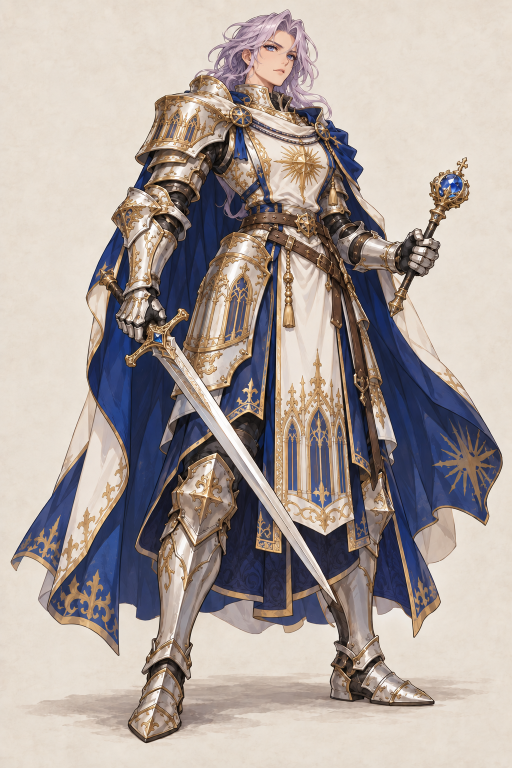
#> input picture design_assets/brenna paladin.png, 1024 x 1536 px, given in place of brenna_sprite.png, which was not available (shown at 1/2 size)
$ python prep_sprites.py
#> lines starting #> are read from the running program, lines starting #| are printed output that depends on the picture; pictures that were not available may be replaced by others from this repository, and a replacement may not be noted
"""Prepare runtime sprite textures from the supplied source art in design_assets/.

Trims the transparent margin (recorded in the manifest), premultiplies-safe downscales with a
Lanczos filter, and records the foot anchor so the renderer can plant the sprite on its tile.
The source PNGs are never modified. Run: python tools/assets/prep_sprites.py
"""
import json
from pathlib import Path
import numpy as np
from PIL import Image

ROOT = Path(__file__).resolve().parents[2]
SRC = ROOT / 'design_assets'
OUT = ROOT / 'public' / 'sprites'
PX_PER_UNIT = 300     # runtime texture pixels per world unit (tile = 1 unit)
PAD = 6               # transparent padding in runtime pixels

# Scale is set by anatomy, never by the image bounds (a halberd or a bow must not shrink its owner).
# Every entry gives, in SOURCE pixels, where the head top is; the foot line is the lowest opaque row.
#   stand: world foot-to-head-top height for a standing human. Recruits share STAND_RECRUIT so a
#          pikeman and an archer are the same height; the heroes are taller (Brenna, Dreg).
#   head : for the mounted cavalier there is no visible foot line, so the rider's head (top -> chin,
#          source pixels) is matched to the infantry's head size instead, then the horse and lance
#          simply come out at the size they were drawn.
# Recruit classes are drawn in blue and get a crimson variant for the red army by rotating only
# saturated blue pixels to red (steel, leather and skin are untouched). `feet` = source x-range of the
# boots where the automatic foot band would catch a weapon butt. The renderer reads everything from
# the manifest.
STAND_RECRUIT = 1.05
CHARS = {
    'brenna': dict(file='brenna_sprite.png', head_top=135, stand=1.25),
    'dreg': dict(file='dreg_sprite.png', head_top=90, stand=1.3),
    'pikeman': dict(file='pikeman_sprite.png', head_top=495, chin=690, stand=STAND_RECRUIT, red=True, feet=(400, 850)),
    'archer': dict(file='archer_sprite.png', head_top=330, stand=STAND_RECRUIT, red=True),
    'cavalier': dict(file='cavalier_sprite.png', head_top=300, chin=480, like='pikeman', red=True),
}

def to_red(im):
    """Blue cloth -> crimson (#1A4FA0 -> ~#A8231C); low-saturation and non-blue pixels are kept."""
    a = np.array(im).astype(np.float32) / 255
    r, g, b, al = a[..., 0], a[..., 1], a[..., 2], a[..., 3]
    mx, mn = a[..., :3].max(-1), a[..., :3].min(-1)
    d = mx - mn
    sat = np.where(mx > 0, d / np.maximum(mx, 1e-6), 0)
    hue = np.zeros_like(mx)
    m = d > 1e-6
    rc = np.where(m & (mx == r), ((g - b) / np.maximum(d, 1e-6)) % 6, 0)
    gc = np.where(m & (mx == g) & (mx != r), (b - r) / np.maximum(d, 1e-6) + 2, 0)
    bc = np.where(m & (mx == b) & (mx != r) & (mx != g), (r - g) / np.maximum(d, 1e-6) + 4, 0)
    hue = (rc + gc + bc) / 6
    blue = (hue > 0.52) & (hue < 0.74) & (sat > 0.35) & (al > 0)
    nh = np.where(blue, 0.008, hue)
    ns = np.where(blue, np.minimum(1, sat * 0.95), sat)
    nv = np.where(blue, mx * 0.96, mx)
    # hsv -> rgb
    h6 = nh * 6
    i = np.floor(h6).astype(int) % 6
    f = h6 - np.floor(h6)
    p, q, t = nv * (1 - ns), nv * (1 - ns * f), nv * (1 - ns * (1 - f))
    rgb = np.select([(i == k)[..., None] for k in range(6)],
                    [np.stack(c, -1) for c in ((nv, t, p), (q, nv, p), (p, nv, t), (p, q, nv), (t, p, nv), (nv, p, q))])
    out = np.concatenate([rgb, al[..., None]], -1)
    return Image.fromarray((np.clip(out, 0, 1) * 255 + 0.5).astype(np.uint8), 'RGBA')


def foot_anchor(alpha, box):
    """Ground contact = centroid of the lowest opaque rows (both boots), source coordinates."""
    x0, y0, x1, y1 = box
    ys = np.where(alpha[:, x0:x1 + 1].max(axis=1) > 128)[0]
    bottom = ys.max()
    # Wide band so both boots contribute: the anchor sits between the feet, not under one of them.
    band = alpha[bottom - int((y1 - y0) * 0.16):bottom + 1, :] > 128
    cols = np.where(band.any(axis=0))[0]
    return float(cols.mean()), float(bottom)


ppu_of = {}   # source pixels per world unit, per character
manifest = {}
OUT.mkdir(parents=True, exist_ok=True)
for name, c in CHARS.items():
    im = Image.open(SRC / c['file']).convert('RGBA')
    alpha = np.array(im)[..., 3]
#> alpha: shape (1536, 1024); every value is 255
    ys, xs = np.where(alpha > 8)
    box = (int(xs.min()), int(ys.min()), int(xs.max()), int(ys.max()))
#> box = (0, 0, 1023, 1535)
    ax, ay = foot_anchor(alpha, box)
#> in foot_anchor, `x0, y0, x1, y1 = box`: x0 = 0; x1 = 1023; y1 = 1535
#> in foot_anchor, `ys = np.where(alpha[:, x0:x1 + 1].max(axis=1) > 128)[0]`: ys = 1536 values from 0 to 1535
#> in foot_anchor, `bottom = ys.max()`: bottom = 1535
#> in foot_anchor, `band = alpha[bottom - int((y1 - y0) * 0.16):bottom + 1, :] > 128`: band: shape (246, 1024) bool; every value is 1
#> in foot_anchor, `cols = np.where(band.any(axis=0))[0]`: cols = 1024 values from 0 to 1023
#> ax = 511.5; ay = 1535
    # foot span (for the contact shadow) and anchor column
    if 'feet' in c:
        fx0, fx1 = c['feet']
    else:
        band = alpha[int(ay) - int((box[3] - box[1]) * 0.16):int(ay) + 1, :] > 128
        cols = np.where(band.any(axis=0))[0]
#> cols = 1024 values from 0 to 1023
        fx0, fx1 = int(cols.min()), int(cols.max())
#> fx0 = 0; fx1 = 1023
    ax = (fx0 + fx1) / 2 if 'feet' in c else ax
    if 'like' in c:
        ppu = ppu_of[c['like']] * (c['chin'] - c['head_top']) / (CHARS[c['like']]['chin'] - CHARS[c['like']]['head_top'])
    else:
        ppu = (ay - c['head_top']) / c['stand']
#> ppu = 1120
    ppu_of[name] = ppu
    world_h = (box[3] - box[1] + 1) / ppu
#> world_h = 1.37
    th = round(world_h * PX_PER_UNIT)
#> th = 411
    height = th + 2 * PAD
#> height = 423
    scale = th / (box[3] - box[1] + 1)
#> scale = 0.268

    def save(img, out_name):
#> called with out_name = 'brenna'
        crop = img.crop((box[0], box[1], box[2] + 1, box[3] + 1))
        tw = round(crop.width * scale)
#> tw = 274
        small = crop.resize((tw, th), Image.LANCZOS)
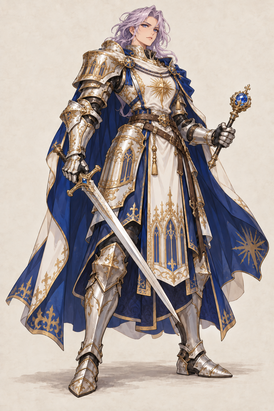
#> small: PIL image 274x411 RGBA; mean R, G, B, A 173.8, 163.1, 157.9, 255
        canvas = Image.new('RGBA', (tw + 2 * PAD, height), (0, 0, 0, 0))
#> canvas: PIL image 286x423 RGBA; every value is 0
        canvas.paste(small, (PAD, PAD))
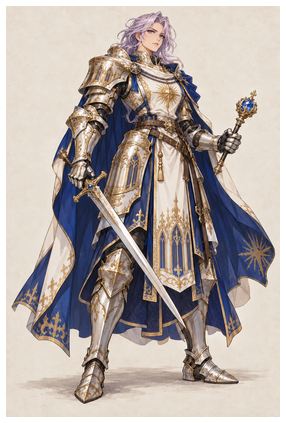
#> canvas: PIL image 286x423 RGBA; mean R, G, B, A 161.8, 151.8, 147, 237.4; transparent parts drawn white
        canvas.save(OUT / f'{out_name}.png', optimize=True)
        return canvas.size

    size = save(im, name)
#> size = (286, 423)
    files = {'blue': f'sprites/{name}.png'}
    if c.get('red'):
        save(to_red(im), f'{name}_red')
        files['red'] = f'sprites/{name}_red.png'
    manifest[name] = {
        'files': files,
        'source': c['file'],
        'sourceSize': list(im.size),
        'cropBox': list(box),
        'scale': scale,
        'size': list(size),
        # anchor as fraction of the runtime image: x from left, y from top
        'anchor': [(PAD + (ax - box[0]) * scale) / size[0], (PAD + (ay - box[1]) * scale) / size[1]],
        'visibleHeight': th,
        'height': world_h,
        'footWidth': (fx1 - fx0) / ppu,      # world width between the outer boots/hooves
        'headTop': (ay - c['head_top']) / ppu,  # world height of the head top above the feet
    }
    print(f"{name:9s} {size} world h={world_h:.2f} head-top={manifest[name]['headTop']:.2f} feet w={manifest[name]['footWidth']:.2f}")
#| brenna    (286, 423) world h=1.37 head-top=1.25 feet w=0.91
#> pass 2 of the loop `for name, c in CHARS.items():`:
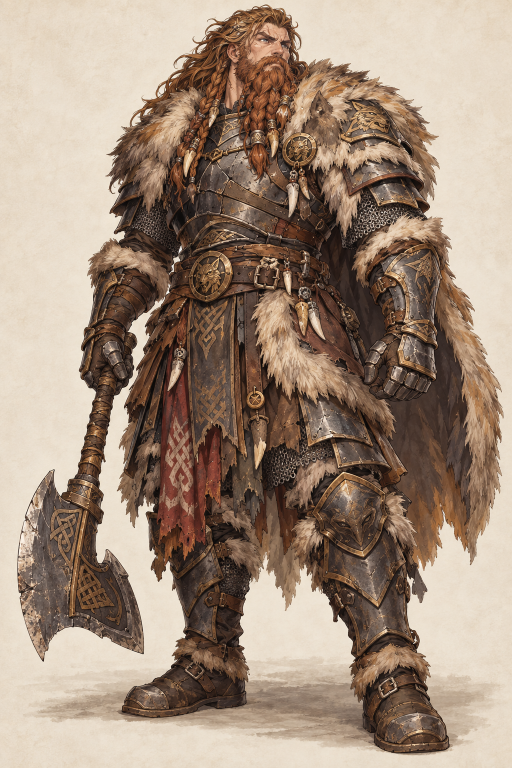
#> input picture design_assets/dreg barbarian.png, 1024 x 1536 px, given in place of dreg_sprite.png, which was not available (shown at 1/2 size)
#> ppu = 1111.5
#> world_h = 1.38
#> th = 415
#> height = 427
#> scale = 0.27
#> tw = 277
#> in save (call 2), `small = crop.resize((tw, th), Image.LANCZOS)`:
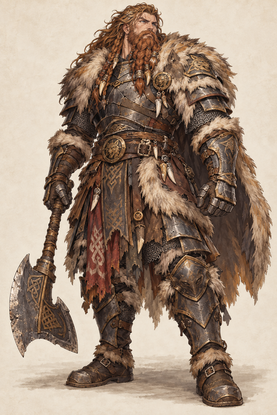
#> small: PIL image 277x415 RGBA; mean R, G, B, A 160.2, 139.9, 122.8, 255
#> in save (call 2), `canvas.paste(small, (PAD, PAD))`:
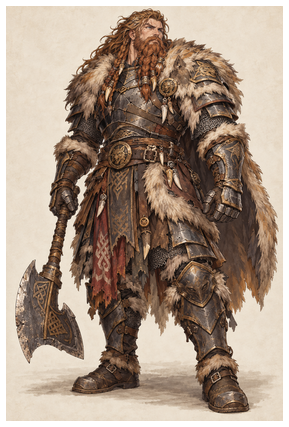
#> canvas: PIL image 289x427 RGBA; mean R, G, B, A 149.2, 130.3, 114.3, 237.5; transparent parts drawn white
#> size = (289, 427)
#| dreg      (289, 427) world h=1.38 head-top=1.30 feet w=0.92
#> (the run stopped early here; a loop or call above may not have finished)
